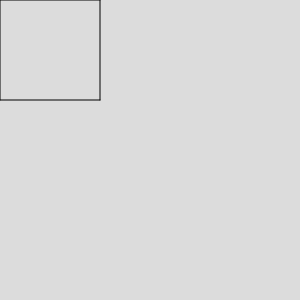
Frame 1 (no input)
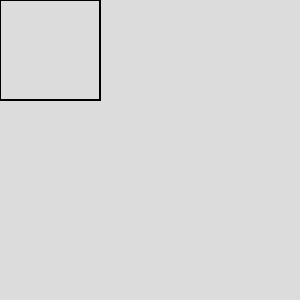
Frame 60 (no input)
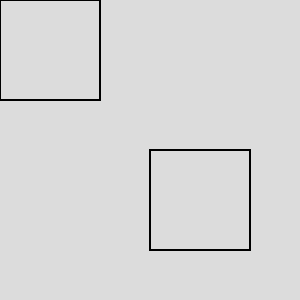
Frame 120 (the mouse pressed at the canvas centre since frame 60)

The p5.js sketch that drew these frames (run headless with seeded random() and noise() and a simulated clock; from frame 60 on, the mouse is pressed at the canvas centre):

// p5.js sketch
// ── sketch.js
//드로잉
function setup() {
createCanvas(300, 300);
background(220);
}

function draw() {
  var sx = mouseX;
  var sy = mouseY;
  var w  = 100;

line(sx,sy,sx+w,sy);
line(sx,sy,sx,sy+w);
line(sx+w,sy,sx+w,sy+w);
line(sx,sy+w,sx+w,sy+w);
}
